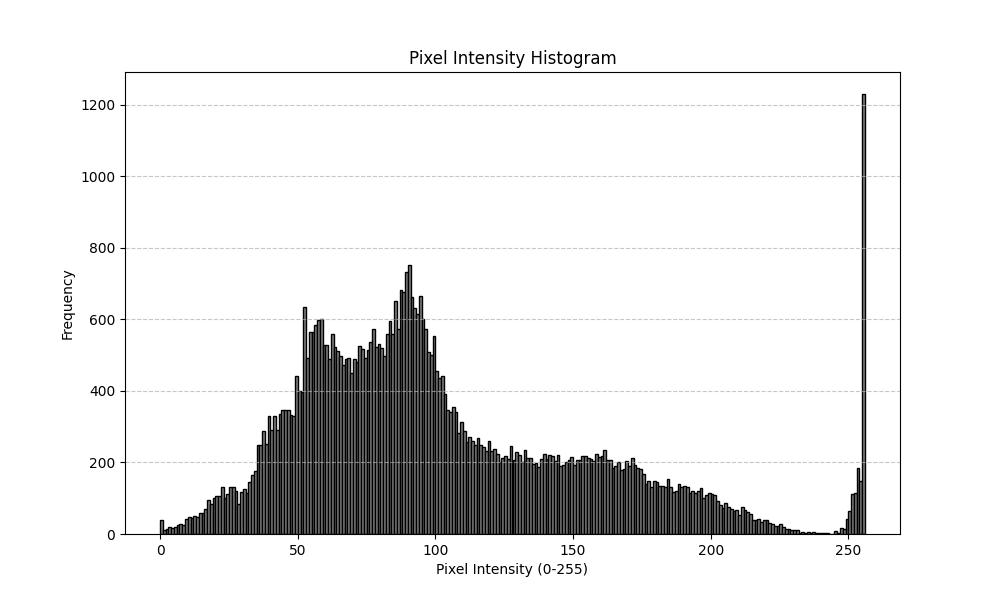

The Python source for this figure:
import matplotlib.pyplot as plt
import numpy as np
import sys

def read_pixel_values(file_path):
    """
    Reads pixel intensity values (0-255) from the input file.
    File format: space-separated or newline-separated numbers.
    """
    try:
        with open(file_path, 'r') as f:
            # Read all the values, split by whitespace, and convert to integers
            values = [int(value) for value in f.read().split()]
            return values
    except FileNotFoundError:
        print(f"Error: File '{file_path}' not found.")
        sys.exit(1)
    except ValueError:
        print("Error: File contains non-integer or invalid values.")
        sys.exit(1)

def plot_and_save_histogram(values, output_path):
    """
    Plots the histogram of pixel intensity values and saves it as an image.
    """
    # Define the histogram bins for pixel values (0-255)
    bins = np.arange(0, 257)  # 256 bins for pixel intensities

    # Create histogram plot
    plt.figure(figsize=(10, 6))
    plt.hist(values, bins=bins, color='gray', edgecolor='black')
    plt.title("Pixel Intensity Histogram")
    plt.xlabel("Pixel Intensity (0-255)")
    plt.ylabel("Frequency")
    plt.grid(axis='y', linestyle='--', alpha=0.7)

    # Save the plot as an image
    plt.savefig(output_path)
    print(f"Histogram saved as '{output_path}'")
    plt.close()

def main():
    input_file = 'otsu.txt'  # Input file name
    output_file = 'hist_otsu.jpg'        # Output histogram image file

    # Read pixel intensity values
    print("Reading pixel values from input file...")
    pixel_values = read_pixel_values(input_file)

    # Plot and save histogram
    print("Generating and saving histogram...")
    plot_and_save_histogram(pixel_values, output_file)

if __name__ == "__main__":
    main()
